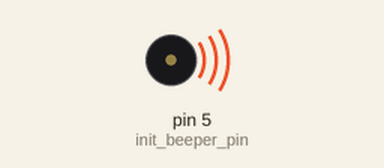
This sketch was run on a simulated Arduino Uno, built with avr-gcc and run on an emulated ATmega328P. Shown: buzzer (waves = sounding, pin HIGH). What the sketch prints to the serial monitor is not drawn.

Above: at 0.1 s.
At 0.7 s:
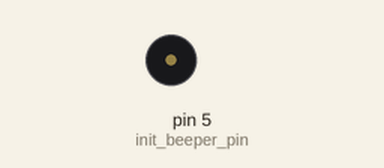
Timing chart, 0 to 2.2 s (numbered marks = the images above):
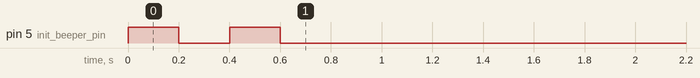

The sketch:

bench_primenumbers.ino
```cpp
/*
 * Forked from : https://github.com/RalphBacon/LGT8F328P-Arduino-Clone-Chip-ATMega328P
 *
 * Prime number benchmark sketch compatible with :
 *  - ATmega32x Arduino boards
 *  - LGT8Fx boards
 *  - STM32 boards
 *
 * Calculate 10,000 prime numbers :
 *
 *  ATmega328p @ 16MHz : 121 seconds (Duemilanove made in Italy)
 *  ATmega328p @ 16MHz : 121 seconds (Uno + CH340 made in China)
 *  ATmega32u4 @ 16MHz : 120 seconds (Leonardo made in Italy)
 *  ATmega32u4 @ 16MHz : 120 seconds (Leonardo Micro made in China)
 *  ATmega328p @  8MHz : 242 seconds (Mini pro 3.3V made in China)
 *
 *  LGT8F328p  @ 16MHz : 118 seconds using default Arduino Nano stuff (old bootloader)
 *  LGT8F328p  @ 16MHz : 118 seconds using Larduino_HSP
 *  LGT8F328p  @ 32MHz :  59 seconds using Larduino_HSP
 *
 *  STM32F103  @ 72MHz :   3 seconds using Arduino_Core_STM32 ("Blue Pill" made in China)
 *
 */

#ifdef _AVR_COMMON_H
// Must include this to be able change the prescaler frequency
#include <avr/power.h>
#endif

long start       = 0;
long max_primes = 10000;
long i           = 2; // Start at 2
long found       = 0; // Number of primes we've found
long lastPrime   = 0;
long lastfound = found;

//#define DISPLAY_OUTPUT 1

void setup() {

  #ifdef _AVR_COMMON_H
    byte default_clkpr = CLKPR;

    #ifdef __LGT8F__ // <-- if using Larduino_HSP
      bool lgt8f_detected = true;
    #else
      bool lgt8f_detected = CLKPR == 3; // <-- LGFP32 MiniEVB runs at 4MHz if using default Arduino Nano config
    #endif

    if ( lgt8f_detected ) {
      // the MCU Frequency is described in ~\Arduino Sketches\hardware\LGT\avr\boards.txt
      // on this line: lardu_328x.build.f_cpu=32000000L

      clock_prescale_set( F_CPU == 32000000 ? clock_div_1 : clock_div_2 );
    }
  #endif

  // Wait for serial to initialise
  Serial.begin(9600);
  while (!Serial) { }


  pinMode(5, OUTPUT); // init beeper pin
  beep(2); // In case the serial output is corrupt let's beep the start

  Serial.print("F_CPU value: "); Serial.println(F_CPU);
  Serial.print("Clock cycles per µsecond: "); Serial.println(clockCyclesPerMicrosecond());

  #ifdef _AVR_COMMON_H
    if ( lgt8f_detected ) {
      Serial.print("LGT8Fx detected");
    }
    Serial.print("CLKPR : "); Serial.print( default_clkpr ); Serial.print(" -> "); Serial.println( CLKPR );
  #endif

  #ifdef GUID0
    uint32_t guid = *(uint32_t*)&GUID0 ;
    Serial.print("GUID of this device: "); Serial.println(guid, HEX);
  #endif

  // Go!
  Serial.println("Prime calculation starting.");

#ifdef DISPLAY_OUTPUT
  Serial.print("0: ");
#endif
  start = millis();
}

void loop() {
  int prime = is_prime(i); // Check if the number we're on is prime

  if (prime == 1) {
#ifdef DISPLAY_OUTPUT
    Serial.print(i); Serial.print(" ");
#endif
    lastPrime = i;
    found++;
  }

  int running_seconds = (millis() - start) / 1000;

  if (found >= max_primes) {
    Serial.print("\nFound ");
    Serial.print(found);
    Serial.print(" primes in ");
    Serial.print(running_seconds);
    Serial.println(" seconds");
    Serial.print("Highest prime found was: ");
    Serial.println(lastPrime);
    //beep(3);
    delay(60000);

    i     = 2;
    found = 0;
    lastPrime = 0;
    Serial.println("Prime calculation starting (again)");
    start = millis();
  }
  else {
    i++;
#ifdef DISPLAY_OUTPUT
    if (found != lastfound && found % 10 == 0) {
      Serial.println(""); Serial.print(found); Serial.print(": ");
      lastfound = found;
    }
#endif
  }
}

int is_prime(long num) {
  // Only have to check for divisible for the sqrt(number)
  int upper = sqrt(num);

  // Check if the number is evenly divisible (start at 2 going up)
  for (long cnum = 2; cnum <= upper; cnum++) {
    long mod = num % cnum; // Remainder

    if (mod == 0) {
      return 0;
    } // If the remainder is 0 it's evenly divisible
  }

  return 1; // If you get this far it's prime
}

void beep(int count) {
  for (auto cnt = 0; cnt < count; cnt++) {
    digitalWrite(5, HIGH);
    delay(200);
    digitalWrite(5, LOW);
    delay(200);
  }
}
```
